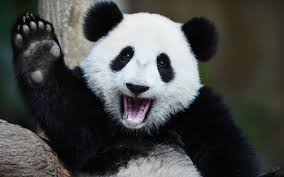
#> input picture panda.jpeg, 284 x 177 px
$ jupyter execute 'cnn intro.ipynb'
#> lines starting #> are read from the running program, lines starting #| are printed output that depends on the picture
[cell 1]
import cv2
import matplotlib.pyplot as plt
import numpy as np

[cell 2]
img = cv2.imread("../panda.jpeg")
#> img is the input picture: shape (177, 284, 3); mean B, G, R 72.1, 73.7, 72.4

[cell 3]
gray = cv2.cvtColor(img, cv2.COLOR_RGB2GRAY)
plt.imshow(gray, cmap="gray")

[cell 4]
modified = cv2.resize(gray, (50, 50))
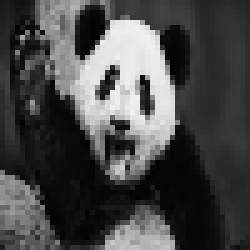
#> modified: shape (50, 50) (shown 5 times larger); min 1, max 241, mean 72.9
plt.imshow(modified, cmap="gray")

[cell 5]
fil = np.ones([10, 10])

[cell 6]
output = np.zeros([gray.shape[0] - fil.shape[0] + 1, gray.shape[1] - fil.shape[1] + 1])

[cell 7]
for i in range(0, gray.shape[0] - fil.shape[0] + 1):
    for j in range(0, gray.shape[1] - fil.shape[1] + 1):
        cut = gray[i:i+fil.shape[0], j:j+fil.shape[1]]
        out = np.sum(cut * fil)
        output[i, j] = out
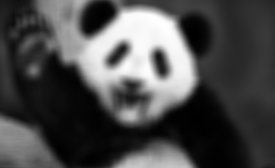
#> output: shape (168, 275) float64; min 411, max 23848, mean 7356.9; drawn with min black and max white

plt.imshow(output/255, cmap="gray")
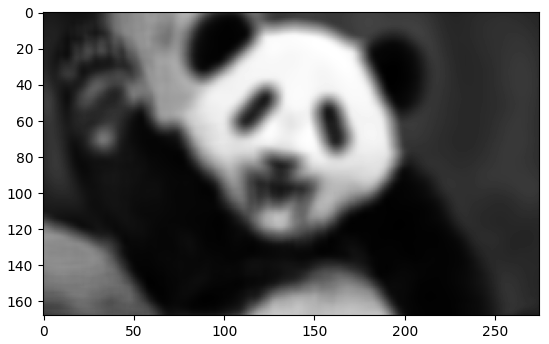
#> figure drawn by matplotlib, 1 panel

[cell 8]
fil = np.array([[-1, 0, 1], [-1, 0 , 1], [-1, 0, 1]])

[cell 9]
output = np.zeros([gray.shape[0] - fil.shape[0] + 1, gray.shape[1] - fil.shape[1] + 1])

[cell 10]
for i in range(0, gray.shape[0] - fil.shape[0] + 1):
    for j in range(0, gray.shape[1] - fil.shape[1] + 1):
        cut = gray[i:i+fil.shape[0], j:j+fil.shape[1]]
        out = np.sum(cut * fil)
        output[i,j] = out
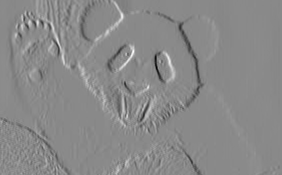
#> output: shape (175, 282) float64; min -649, max 553, mean -0.4; drawn with min black and max white

plt.imshow(output/255, cmap="gray")
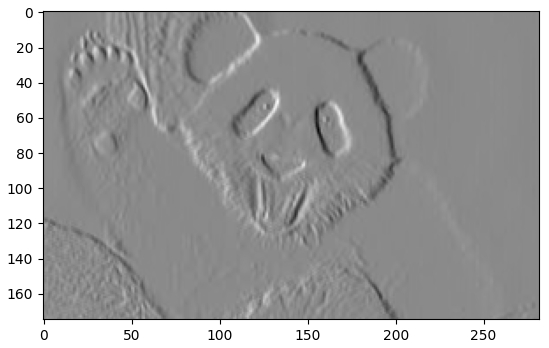
#> figure drawn by matplotlib, 1 panel
